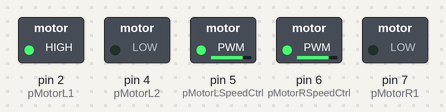
The sketch below on a simulated Arduino Uno, built with avr-gcc and run on an emulated ATmega328P. On the bench: switched loads named in the sketch (green lamp = pin HIGH).

Above: at 0.1 s.
Timing chart, 0 to 1.6 s (numbered marks = the images above):
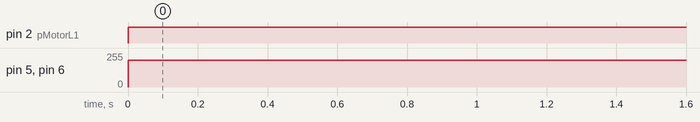

Measured:
- by itself, pin 2 (pMotorL1): LOW → HIGH at 0.00 s
- by itself, pin 5 (pMotorLSpeedCtrl), pin 6 (pMotorRSpeedCtrl): 0/255 → 200/255 at 0.00 s

The sketch:

Test_DC_Motor_PWM_2.ino
```cpp
// Control of DC Motor Driver with speed adjustment using PWM
// Author  : Fabian Kung
// Date    : 4 Dec 2015

// Pins declarations
// Control pins for the DC Motor Driver

const int LEFT_MOTOR = 0;
const int RIGHT_MOTOR = 1;
const int MOVEMENT_FORWARD = 0;
const int MOVEMENT_RIGHT = 1;
const int MOVEMENT_LEFT = 2;

const int pMotorL1 = 2;
const int pMotorL2 = 4;
const int pMotorR1 = 7;
const int pMotorR2 = 8;
const int pMotorLSpeedCtrl = 5;  // These two pins has PWM capability.  Also
const int pMotorRSpeedCtrl = 6;  // on the Arduino reference, pin 5 and 6 has
                           // similar PWM clock.
void setup()
{
  pinMode(pMotorL1, OUTPUT);
  pinMode(pMotorL2, OUTPUT);
  pinMode(pMotorR1, OUTPUT);
  pinMode(pMotorR1, OUTPUT);
  pinMode(pMotorLSpeedCtrl, OUTPUT);
  pinMode(pMotorRSpeedCtrl, OUTPUT);
}

// Turn on Left and Right motors at different speeds.
void loop()
{
  // nSpeed = nSpeed + 10;
  // analogWrite(pMotorLSpeedCtrl,nSpeed);
  // analogWrite(pMotorRSpeedCtrl,nSpeed);
  // delay(250);        // Delay 400 msec.
  // if (nSpeed > 250)  // Max value for nSpeed is 255.
  // {
    // nSpeed = 0;
  // }

  // Set motor A and B directions, CW, speed 150.

  // spinFront(LEFT_MOTOR);
  analogWrite(pMotorLSpeedCtrl,200);
  // spinFront(RIGHT_MOTOR);
  analogWrite(pMotorRSpeedCtrl,200);

  // delay(2000);
  // Set motor A and B directions, CW, speed 70.
  // spinStop(LEFT_MOTOR);
  // delay(2000);
  // spinBack(LEFT_MOTOR);


  // // turn front
  // digitalWrite(pMotorL1, HIGH);
  // digitalWrite(pMotorL2, LOW);

  // // turn front
  // digitalWrite(pMotorR1, HIGH);
  // digitalWrite(pMotorR2, LOW);

  // analogWrite(pMotorLSpeedCtrl,50);
  // analogWrite(pMotorRSpeedCtrl,50);


  // delay(2000);

  // analogWrite(pMotorLSpeedCtrl,100);
  // analogWrite(pMotorRSpeedCtrl,100);

  // right_motor_rotate back
  digitalWrite(pMotorR1, LOW);
  digitalWrite(pMotorR2, HIGH);

  // left_motor_rotate front
  digitalWrite(pMotorL1, HIGH);
  digitalWrite(pMotorL2, LOW);


  // analogWrite(pMotorLSpeedCtrl,100);
  // analogWrite(pMotorRSpeedCtrl,100);

  // delay(1700);
  // delay(880);


  // // right_motor_rotate back
  // digitalWrite(pMotorR1, LOW);
  // digitalWrite(pMotorR2, LOW);

  // // left_motor_rotate front
  // digitalWrite(pMotorL1, LOW);
  // digitalWrite(pMotorL2, LOW);

  // delay(1000);
}
```
